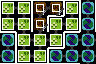

A 2D game scene composited from a Tiled map and its tileset images. What follows is a short description and the map's XML, with every tile layer's data as written:
An orthogonal 6x4 tile map with 16x16 px tiles, 4 tile layers (Maze Shape, Room Properties, Restrictions, Minimap).

<map version="1.10" tiledversion="1.11.0" orientation="orthogonal" renderorder="right-down" width="6" height="4" tilewidth="16" tileheight="16" infinite="0" nextlayerid="5" nextobjectid="1">
 <properties>
  <property name="has_warp_zone" type="bool" value="true" />
 </properties>
 <tileset firstgid="1" source="../LayoutTiles.tsx" />
 <layer id="1" name="Maze Shape" width="6" height="4">
  <data encoding="csv">
35,36,35,20,2,34,
51,4,34,35,52,34,
36,3,18,52,35,18,
52,51,52,17,49,18
</data>
 </layer>
 <layer id="2" name="Room Properties" width="6" height="4">
  <data encoding="csv">
21,21,37,37,21,22,
21,21,37,21,21,22,
22,21,21,21,22,22,
22,21,21,22,22,22
</data>
 </layer>
 <layer id="3" name="Restrictions" width="6" height="4">
  <data encoding="csv">
0,0,16,16,0,0,
0,0,16,0,0,0,
0,0,0,0,0,0,
0,0,0,0,0,0
</data>
 </layer>
 <layer id="4" name="Minimap" width="6" height="4">
  <data encoding="csv">
14,14,13,13,14,0,
14,14,13,14,14,0,
0,14,14,14,0,0,
0,14,14,0,0,0
</data>
 </layer>
</map>
